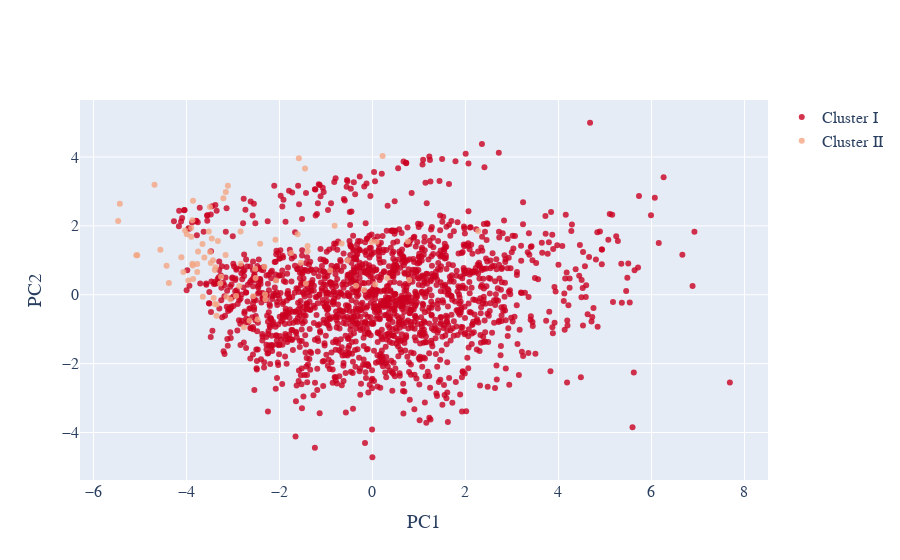

Notebook cell for this chart:
### Code cell
#TESTING DATA PCA
plotX = X_test_clstrs

#PCA with two principal components
pca_2d = PCA(n_components=2)

clusters = plotX['clusters']

#This DataFrame contains the two principal components that will be used
#for the 2-D visualization mentioned above
PCs_2d = pd.DataFrame(pca_2d.fit_transform(plotX.drop(['clusters'], axis=1)))

#"PC1_2d" means: 'The first principal component of the components created for 2-D visualization, by PCA.'
#And "PC2_2d" means: 'The second principal component of the components created for 2-D visualization, by PCA.'
PCs_2d.columns = ["PC1_2d", "PC2_2d"]
PCs_2d.set_index(plotX.index, inplace = True)

plotX['clusters'] = clusters
plotX['PC1_2d'] = PCs_2d['PC1_2d']
plotX['PC2_2d'] = PCs_2d['PC2_2d']

uniq_clusters = plotX['clusters'].unique()
uniqs = uniq_clusters.tolist()
uniqs.sort()

cluster0 = plotX[plotX['clusters'] == uniqs[0]]
cluster1 = plotX[plotX['clusters'] == uniqs[1]]

#Instructions for building the 2-D plot

#trace1 is for 'Cluster 0'
trace1 = go.Scatter(
                    x = cluster0["PC1_2d"],
                    y = cluster0["PC2_2d"],
                    mode = "markers",
                    name = "Cluster I",
                    marker = dict(color = 'rgba(202,0,32,0.8)'),
                    text = None)

#trace2 is for 'Cluster 1'
trace2 = go.Scatter(
                    x = cluster1["PC1_2d"],
                    y = cluster1["PC2_2d"],
                    mode = "markers",
                    name = "Cluster II",
                    marker = dict(color = 'rgba(244,165,130, 0.8)'),
                    text = None)

data = [trace1, trace2]

#title = "Visualizing Clusters in Two Dimensions Using PCA"

layout = dict(xaxis= dict(title= 'PC1',ticklen= 5,zeroline= False),
              yaxis= dict(title= 'PC2',ticklen= 5,zeroline= False),
              font_family="Arial",
              font = dict(size=16)
             )

fig = dict(data = data, layout = layout)

iplot(fig)

### Figure 1 — Plotly figure (JSON) as saved in the notebook; plotly's stock layout.template omitted (floating-point values rounded to 4 significant figures; data arrays with more than 128 entries replaced by an {"elided": "..."} marker saying what was removed)
{"data": [{"marker": {"color": "rgba(202,0,32,0.8)"}, "mode": "markers", "name": "Cluster I", "type": "scatter", "x": {"elided": "1726 float values"}, "y": {"elided": "1726 float values"}}, {"marker": {"color": "rgba(244,165,130, 0.8)"}, "mode": "markers", "name": "Cluster II", "type": "scatter", "x": [-5.078, 0.7594, -3.355, -0.814, -3.272, -3.751, -3.391, -2.416, -2.835, -3.35, -3.867, -0.6636, -3.859, -2.303, -3.325, -3.391, -3.993, -3.415, -3.648, -3.521, 0.05759, -4.066, -3.11, -3.457, 0.3174, -1.752, -2.835, -3.898, -3.493, -3.616, -3.77, -3.256, 0.7913, -0.3533, -4.11, -2.647, -3.497, -2.863, -2.474, -4.688, -2.074, 0.2181, 2.274, -3.896, -4.562, -1.432, -4.378, -3.872, -3.874, -3.43, -2.087, -3.054, -3.769, -2.514, -4.029, -5.434, -3.959, -1.395, -1.54, -2.522, -0.5363, -5.47, -2.325, -3.373, 0.08991, -2.567, -3.155, -0.1842, -1.451, -0.01332, -2.767, -3.143, -1.583, -3.159, -2.933, -4.428, -1.396, -3.857, -3.477, -3.656, -2.309, -1.61, -5.059, -0.9077, -3.207], "y": [1.147, 1.549, -0.6102, 2.001, 0.3232, 1.255, 0.7212, 1.483, 0.8984, -0.2826, 0.8523, 1.485, 2.728, -0.1297, 1.558, -0.2656, 1.758, -0.09264, -0.0555, 1.84, 0.2982, 0.6611, 3.162, 1.632, 0.4843, 1.21, 1.834, 1.939, 1.24, 1.084, 0.8961, 0.5231, 0.4253, 0.263, 1.091, -0.7564, 2.544, 0.2571, -0.7212, 3.196, 0.4133, 4.025, 1.851, 1.683, 1.306, 0.3232, 0.3427, 2.162, 0.8964, 1.003, 1.597, -0.1382, 0.6603, 0.4867, 1.868, 2.645, 0.4153, 1.265, 0.9276, 0.7555, 0.9918, 2.141, 0.8112, 0.8005, 1.539, -0.04285, 2.985, 0.1471, 3.667, 1.534, -0.9463, -0.05739, 3.962, 1.157, -0.03319, 0.8387, 1.416, 0.4598, 0.9244, 1.476, 0.006856, 1.755, 1.143, 0.7092, 2.8]}], "layout": {"font": {"family": "Arial", "size": 16}, "xaxis": {"ticklen": 5, "title": {"text": "PC1"}, "zeroline": false}, "yaxis": {"ticklen": 5, "title": {"text": "PC2"}, "zeroline": false}}}
